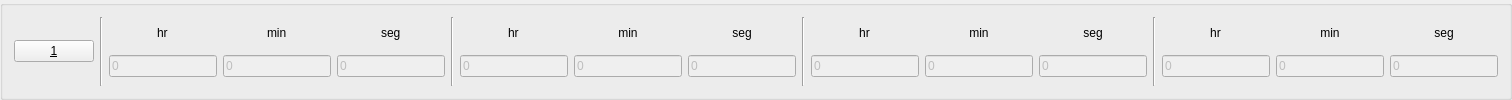
     <widget class="QGroupBox" name="groupBox">
      <property name="title">
       <string/>
      </property>
      <layout class="QHBoxLayout" name="horizontalLayout_2">
       <item>
        <layout class="QHBoxLayout" name="horizontalLayout">
         <item>
          <widget class="QPushButton" name="valve1">
           <property name="sizePolicy">
            <sizepolicy hsizetype="Expanding" vsizetype="Fixed">
             <horstretch>0</horstretch>
             <verstretch>0</verstretch>
            </sizepolicy>
           </property>
           <property name="text">
            <string>&amp;1</string>
           </property>
           <property name="checkable">
            <bool>true</bool>
           </property>
          </widget>
         </item>
         <item>
          <widget class="Line" name="line_2">
           <property name="orientation">
            <enum>Qt::Vertical</enum>
           </property>
          </widget>
         </item>
         <item>
          <layout class="QVBoxLayout" name="verticalLayout_2">
           <item alignment="Qt::AlignHCenter">
            <widget class="QLabel" name="label_6">
             <property name="sizePolicy">
              <sizepolicy hsizetype="Fixed" vsizetype="Fixed">
               <horstretch>0</horstretch>
               <verstretch>0</verstretch>
              </sizepolicy>
             </property>
             <property name="text">
              <string>hr</string>
             </property>
            </widget>
           </item>
           <item>
            <widget class="QLineEdit" name="edit1_delayh">
             <property name="enabled">
              <bool>false</bool>
             </property>
             <property name="sizePolicy">
              <sizepolicy hsizetype="Expanding" vsizetype="Fixed">
               <horstretch>0</horstretch>
               <verstretch>0</verstretch>
              </sizepolicy>
             </property>
             <property name="styleSheet">
              <string notr="true"/>
             </property>
             <property name="text">
              <string>0</string>
             </property>
             <property name="placeholderText">
              <string/>
             </property>
            </widget>
           </item>
          </layout>
         </item>
         <item>
          <layout class="QVBoxLayout" name="verticalLayout_4">
           <item alignment="Qt::AlignHCenter">
            <widget class="QLabel" name="label_7">
             <property name="sizePolicy">
              <sizepolicy hsizetype="Fixed" vsizetype="Fixed">
               <horstretch>0</horstretch>
               <verstretch>0</verstretch>
              </sizepolicy>
             </property>
             <property name="text">
              <string>min</string>
             </property>
            </widget>
           </item>
           <item>
            <widget class="QLineEdit" name="edit1_delaym">
             <property name="enabled">
              <bool>false</bool>
             </property>
             <property name="text">
              <string>0</string>
             </property>
            </widget>
           </item>
          </layout>
         </item>
         <item>
          <layout class="QVBoxLayout" name="verticalLayout_5">
           <item alignment="Qt::AlignHCenter">
            <widget class="QLabel" name="label_8">
             <property name="sizePolicy">
              <sizepolicy hsizetype="Preferred" vsizetype="Fixed">
               <horstretch>0</horstretch>
               <verstretch>0</verstretch>
              </sizepolicy>
             </property>
             <property name="text">
              <string>seg</string>
             </property>
            </widget>
           </item>
           <item>
            <widget class="QLineEdit" name="edit1_delays">
             <property name="enabled">
              <bool>false</bool>
             </property>
             <property name="text">
              <string>0</string>
             </property>
            </widget>
           </item>
          </layout>
         </item>
        </layout>
       </item>
       <item>
        <widget class="Line" name="line_16">
         <property name="orientation">
          <enum>Qt::Vertical</enum>
         </property>
        </widget>
       </item>
       <item>
        <layout class="QHBoxLayout" name="horizontalLayout_5">
         <item>
          <layout class="QVBoxLayout" name="verticalLayout_11">
           <item alignment="Qt::AlignHCenter">
            <widget class="QLabel" name="label_15">
             <property name="sizePolicy">
              <sizepolicy hsizetype="Fixed" vsizetype="Fixed">
               <horstretch>0</horstretch>
               <verstretch>0</verstretch>
              </sizepolicy>
             </property>
             <property name="text">
              <string>hr</string>
             </property>
            </widget>
           </item>
           <item>
            <widget class="QLineEdit" name="edit1_delayh_8">
             <property name="enabled">
              <bool>false</bool>
             </property>
             <property name="sizePolicy">
              <sizepolicy hsizetype="Expanding" vsizetype="Fixed">
               <horstretch>0</horstretch>
               <verstretch>0</verstretch>
              </sizepolicy>
             </property>
             <property name="styleSheet">
              <string notr="true"/>
             </property>
             <property name="text">
              <string>0</string>
             </property>
             <property name="placeholderText">
              <string/>
             </property>
            </widget>
           </item>
          </layout>
         </item>
         <item>
          <layout class="QVBoxLayout" name="verticalLayout_12">
           <item alignment="Qt::AlignHCenter">
            <widget class="QLabel" name="label_16">
             <property name="sizePolicy">
              <sizepolicy hsizetype="Fixed" vsizetype="Fixed">
               <horstretch>0</horstretch>
               <verstretch>0</verstretch>
              </sizepolicy>
             </property>
             <property name="text">
              <string>min</string>
             </property>
             <property name="alignment">
              <set>Qt::AlignCenter</set>
             </property>
            </widget>
           </item>
           <item>
            <widget class="QLineEdit" name="edit1_delayh_9">
             <property name="enabled">
              <bool>false</bool>
             </property>
             <property name="sizePolicy">
              <sizepolicy hsizetype="Expanding" vsizetype="Fixed">
               <horstretch>0</horstretch>
               <verstretch>0</verstretch>
              </sizepolicy>
             </property>
             <property name="styleSheet">
              <string notr="true"/>
             </property>
             <property name="text">
              <string>0</string>
             </property>
             <property name="placeholderText">
              <string/>
             </property>
            </widget>
           </item>
          </layout>
         </item>
         <item>
          <layout class="QVBoxLayout" name="verticalLayout_13">
           <item alignment="Qt::AlignHCenter">
            <widget class="QLabel" name="label_17">
             <property name="sizePolicy">
              <sizepolicy hsizetype="Fixed" vsizetype="Fixed">
               <horstretch>0</horstretch>
               <verstretch>0</verstretch>
              </sizepolicy>
             </property>
             <property name="text">
              <string>seg</string>
             </property>
             <property name="alignment">
              <set>Qt::AlignCenter</set>
             </property>
            </widget>
           </item>
           <item>
            <widget class="QLineEdit" name="edit1_delayh_10">
             <property name="enabled">
              <bool>false</bool>
             </property>
             <property name="sizePolicy">
              <sizepolicy hsizetype="Expanding" vsizetype="Fixed">
               <horstretch>0</horstretch>
               <verstretch>0</verstretch>
              </sizepolicy>
             </property>
             <property name="styleSheet">
              <string notr="true"/>
             </property>
             <property name="text">
              <string>0</string>
             </property>
             <property name="placeholderText">
              <string/>
             </property>
            </widget>
           </item>
          </layout>
         </item>
        </layout>
       </item>
       <item>
        <widget class="Line" name="line_17">
         <property name="orientation">
          <enum>Qt::Vertical</enum>
         </property>
        </widget>
       </item>
       <item>
        <layout class="QHBoxLayout" name="horizontalLayout_4">
         <item>
          <layout class="QVBoxLayout" name="verticalLayout_8">
           <item alignment="Qt::AlignHCenter">
            <widget class="QLabel" name="label_12">
             <property name="sizePolicy">
              <sizepolicy hsizetype="Fixed" vsizetype="Fixed">
               <horstretch>0</horstretch>
               <verstretch>0</verstretch>
              </sizepolicy>
             </property>
             <property name="text">
              <string>hr</string>
             </property>
             <property name="alignment">
              <set>Qt::AlignCenter</set>
             </property>
            </widget>
           </item>
           <item>
            <widget class="QLineEdit" name="edit1_delayh_5">
             <property name="enabled">
              <bool>false</bool>
             </property>
             <property name="sizePolicy">
              <sizepolicy hsizetype="Expanding" vsizetype="Fixed">
               <horstretch>0</horstretch>
               <verstretch>0</verstretch>
              </sizepolicy>
             </property>
             <property name="styleSheet">
              <string notr="true"/>
             </property>
             <property name="text">
              <string>0</string>
             </property>
             <property name="placeholderText">
              <string/>
             </property>
            </widget>
           </item>
          </layout>
         </item>
         <item>
          <layout class="QVBoxLayout" name="verticalLayout_9">
           <item alignment="Qt::AlignHCenter">
            <widget class="QLabel" name="label_13">
             <property name="sizePolicy">
              <sizepolicy hsizetype="Fixed" vsizetype="Fixed">
               <horstretch>0</horstretch>
               <verstretch>0</verstretch>
              </sizepolicy>
             </property>
             <property name="text">
              <string>min</string>
             </property>
             <property name="alignment">
              <set>Qt::AlignCenter</set>
             </property>
            </widget>
           </item>
           <item>
            <widget class="QLineEdit" name="edit1_delayh_6">
             <property name="enabled">
              <bool>false</bool>
             </property>
             <property name="sizePolicy">
              <sizepolicy hsizetype="Expanding" vsizetype="Fixed">
               <horstretch>0</horstretch>
               <verstretch>0</verstretch>
              </sizepolicy>
             </property>
             <property name="styleSheet">
              <string notr="true"/>
             </property>
             <property name="text">
              <string>0</string>
             </property>
             <property name="placeholderText">
              <string/>
             </property>
            </widget>
           </item>
          </layout>
         </item>
         <item>
          <layout class="QVBoxLayout" name="verticalLayout_10">
           <item alignment="Qt::AlignHCenter">
            <widget class="QLabel" name="label_14">
             <property name="sizePolicy">
              <sizepolicy hsizetype="Fixed" vsizetype="Fixed">
               <horstretch>0</horstretch>
               <verstretch>0</verstretch>
              </sizepolicy>
             </property>
             <property name="text">
              <string>seg</string>
             </property>
             <property name="alignment">
              <set>Qt::AlignCenter</set>
             </property>
            </widget>
           </item>
           <item>
            <widget class="QLineEdit" name="edit1_delayh_7">
             <property name="enabled">
              <bool>false</bool>
             </property>
             <property name="sizePolicy">
              <sizepolicy hsizetype="Expanding" vsizetype="Fixed">
               <horstretch>0</horstretch>
               <verstretch>0</verstretch>
              </sizepolicy>
             </property>
             <property name="styleSheet">
              <string notr="true"/>
             </property>
             <property name="text">
              <string>0</string>
             </property>
             <property name="placeholderText">
              <string/>
             </property>
            </widget>
           </item>
          </layout>
         </item>
        </layout>
       </item>
       <item>
        <widget class="Line" name="line_18">
         <property name="orientation">
          <enum>Qt::Vertical</enum>
         </property>
        </widget>
       </item>
       <item>
        <layout class="QHBoxLayout" name="horizontalLayout_3">
         <item>
          <layout class="QVBoxLayout" name="verticalLayout_3">
           <item alignment="Qt::AlignHCenter">
            <widget class="QLabel" name="label_9">
             <property name="sizePolicy">
              <sizepolicy hsizetype="Fixed" vsizetype="Fixed">
               <horstretch>0</horstretch>
               <verstretch>0</verstretch>
              </sizepolicy>
             </property>
             <property name="text">
              <string>hr</string>
             </property>
             <property name="alignment">
              <set>Qt::AlignCenter</set>
             </property>
            </widget>
           </item>
           <item>
            <widget class="QLineEdit" name="edit1_delayh_2">
             <property name="enabled">
              <bool>false</bool>
             </property>
             <property name="sizePolicy">
              <sizepolicy hsizetype="Expanding" vsizetype="Fixed">
               <horstretch>0</horstretch>
               <verstretch>0</verstretch>
              </sizepolicy>
             </property>
             <property name="styleSheet">
              <string notr="true"/>
             </property>
             <property name="text">
              <string>0</string>
             </property>
             <property name="placeholderText">
              <string/>
             </property>
            </widget>
           </item>
          </layout>
         </item>
         <item>
          <layout class="QVBoxLayout" name="verticalLayout_6">
           <item alignment="Qt::AlignHCenter">
            <widget class="QLabel" name="label_10">
             <property name="sizePolicy">
              <sizepolicy hsizetype="Fixed" vsizetype="Fixed">
               <horstretch>0</horstretch>
               <verstretch>0</verstretch>
              </sizepolicy>
             </property>
             <property name="text">
              <string>min</string>
             </property>
             <property name="alignment">
              <set>Qt::AlignCenter</set>
             </property>
            </widget>
           </item>
           <item>
            <widget class="QLineEdit" name="edit1_delayh_3">
             <property name="enabled">
              <bool>false</bool>
             </property>
             <property name="sizePolicy">
              <sizepolicy hsizetype="Expanding" vsizetype="Fixed">
               <horstretch>0</horstretch>
               <verstretch>0</verstretch>
              </sizepolicy>
             </property>
             <property name="styleSheet">
              <string notr="true"/>
             </property>
             <property name="text">
              <string>0</string>
             </property>
             <property name="placeholderText">
              <string/>
             </property>
            </widget>
           </item>
          </layout>
         </item>
         <item>
          <layout class="QVBoxLayout" name="verticalLayout_7">
           <item alignment="Qt::AlignHCenter">
            <widget class="QLabel" name="label_11">
             <property name="sizePolicy">
              <sizepolicy hsizetype="Fixed" vsizetype="Fixed">
               <horstretch>0</horstretch>
               <verstretch>0</verstretch>
              </sizepolicy>
             </property>
             <property name="text">
              <string>seg</string>
             </property>
             <property name="alignment">
              <set>Qt::AlignCenter</set>
             </property>
            </widget>
           </item>
           <item>
            <widget class="QLineEdit" name="edit1_delayh_4">
             <property name="enabled">
              <bool>false</bool>
             </property>
             <property name="sizePolicy">
              <sizepolicy hsizetype="Expanding" vsizetype="Fixed">
               <horstretch>0</horstretch>
               <verstretch>0</verstretch>
              </sizepolicy>
             </property>
             <property name="styleSheet">
              <string notr="true"/>
             </property>
             <property name="text">
              <string>0</string>
             </property>
             <property name="placeholderText">
              <string/>
             </property>
            </widget>
           </item>
          </layout>
         </item>
        </layout>
       </item>
      </layout>
     </widget>
